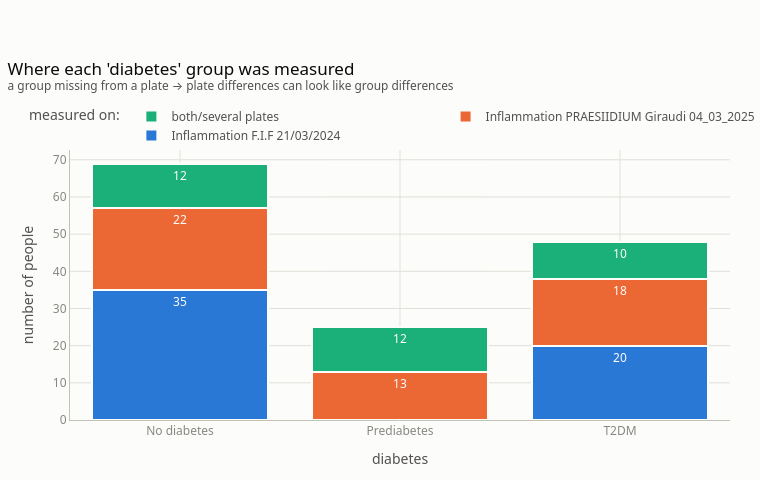

Write notebook code for a chart like this one.
### Markdown cell above
**How to read this chart:** every dot is one measurement. Hollow dots are below the detection
limit (the black dash) — they cannot be told apart from background noise. Proteins on the left
are mostly hollow: their values are mostly unreliable. Groups are side by side, so you can see
at a glance whether a protein differs between the diabetes groups (most do not, by eye).

### Code cell
plot_group_by_plate(data, "diabetes")     # the plate–group mix-up as a picture

### Figure 1 — Plotly figure (JSON) as saved in the notebook; plotly's stock layout.template omitted (floating-point values rounded to 4 significant figures)
{"data": [{"hovertemplate": "<b>%{x}</b><br>Inflammation F.I.F 21/03/2024: %{y}<extra></extra>", "insidetextfont": {"color": "white"}, "marker": {"color": "#2a78d6", "line": {"color": "#fcfcfb", "width": 2}}, "name": "Inflammation F.I.F 21/03/2024", "text": ["35", "", "20"], "textposition": "inside", "type": "bar", "x": ["No diabetes", "Prediabetes", "T2DM"], "y": [35, 0, 20]}, {"hovertemplate": "<b>%{x}</b><br>Inflammation PRAESIIDIUM Giraudi 04_03_2025: %{y}<extra></extra>", "insidetextfont": {"color": "white"}, "marker": {"color": "#eb6834", "line": {"color": "#fcfcfb", "width": 2}}, "name": "Inflammation PRAESIIDIUM Giraudi 04_03_2025", "text": ["22", "13", "18"], "textposition": "inside", "type": "bar", "x": ["No diabetes", "Prediabetes", "T2DM"], "y": [22, 13, 18]}, {"hovertemplate": "<b>%{x}</b><br>both/several plates: %{y}<extra></extra>", "insidetextfont": {"color": "white"}, "marker": {"color": "#1baf7a", "line": {"color": "#fcfcfb", "width": 2}}, "name": "both/several plates", "text": ["12", "12", "10"], "textposition": "inside", "type": "bar", "x": ["No diabetes", "Prediabetes", "T2DM"], "y": [12, 12, 10]}], "layout": {"barmode": "stack", "font": {"color": "#52514e", "family": "system-ui, -apple-system, 'Segoe UI', sans-serif", "size": 12}, "height": 480, "hoverlabel": {"bgcolor": "white", "font": {"color": "#0b0b0b", "family": "system-ui, -apple-system, 'Segoe UI', sans-serif"}}, "legend": {"font": {"color": "#52514e"}, "orientation": "h", "title": {"font": {"color": "#52514e"}, "text": "measured on: "}, "x": 0, "xanchor": "left", "y": 1.0, "yanchor": "bottom"}, "margin": {"b": 60, "l": 70, "r": 30, "t": 150}, "paper_bgcolor": "#fcfcfb", "plot_bgcolor": "#fcfcfb", "title": {"font": {"color": "#0b0b0b", "size": 17}, "text": "Where each 'diabetes' group was measured<br><sup style='color:#52514e'>a group missing from a plate → plate differences can look like group differences</sup>", "x": 0.01, "xanchor": "left"}, "width": 760, "xaxis": {"gridcolor": "#e1e0d9", "linecolor": "#c3c2b7", "tickfont": {"color": "#898781"}, "title": {"text": "diabetes"}, "zeroline": false}, "yaxis": {"gridcolor": "#e1e0d9", "linecolor": "#c3c2b7", "tickfont": {"color": "#898781"}, "title": {"text": "number of people"}, "zeroline": false}}}
